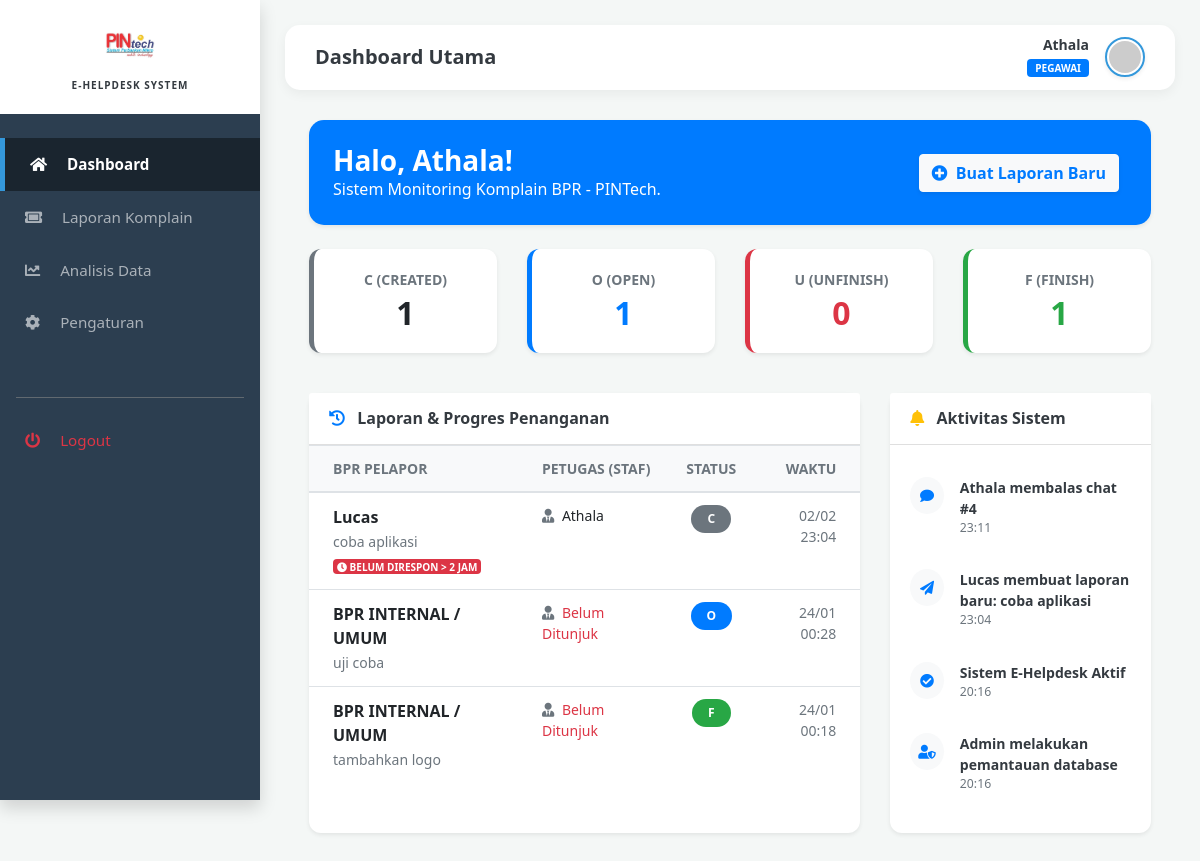
The page /dashboard.php (signed in) on the database its author committed.
### tables this page shows
CREATE TABLE `chat` (
  `id_chat` int(11) NOT NULL,
  `id_bpr` int(11) DEFAULT NULL,
  `id_pegawai` int(11) DEFAULT NULL,
  `judul_masalah` varchar(200) DEFAULT NULL,
  `foto` varchar(255) DEFAULT NULL,
  `status` enum('C','O','U','F') DEFAULT 'C',
  `timestamp` datetime DEFAULT current_timestamp()
);

CREATE TABLE `bpr` (
  `id_bpr` int(11) NOT NULL,
  `nama_bpr` varchar(100) DEFAULT NULL,
  `username` varchar(50) DEFAULT NULL,
  `password` varchar(255) DEFAULT NULL,
  `id_pegawai` int(11) DEFAULT NULL,
  `email` varchar(100) DEFAULT NULL,
  `status_akun` enum('pending','aktif') DEFAULT 'pending'
);

CREATE TABLE `pegawai` (
  `id_pegawai` int(11) NOT NULL,
  `nama` varchar(100) DEFAULT NULL,
  `role` enum('admin','pegawai','supervisor') DEFAULT NULL,
  `username` varchar(50) DEFAULT NULL,
  `password` varchar(255) DEFAULT NULL,
  `status_akun` enum('pending','aktif') DEFAULT 'aktif'
);

CREATE TABLE `activity_log` (
  `id_log` int(11) NOT NULL,
  `keterangan` text DEFAULT NULL,
  `icon` varchar(50) DEFAULT NULL,
  `warna` varchar(20) DEFAULT NULL,
  `timestamp` datetime DEFAULT current_timestamp()
);

### dashboard.php (the view, shortened to what this page needs)
<?php
include 'config.php';
include 'menu.php';
$id_user = $_SESSION['id_user'];
$role = $_SESSION['role'];
$filter_kpi = ($role == 'bpr') ? "WHERE id_bpr = '$id_user'" : "";
$res_c = mysqli_fetch_assoc(mysqli_query($conn, "SELECT COUNT(*) as total FROM chat $filter_kpi " . ($filter_kpi ? "AND" : "WHERE") . " status='C'"))['total'];
$res_o = mysqli_fetch_assoc(mysqli_query($conn, "SELECT COUNT(*) as total FROM chat $filter_kpi " . ($filter_kpi ? "AND" : "WHERE") . " status='O'"))['total'];
$res_u = mysqli_fetch_assoc(mysqli_query($conn, "SELECT COUNT(*) as total FROM chat $filter_kpi " . ($filter_kpi ? "AND" : "WHERE") . " status='U'"))['total'];
$res_f = mysqli_fetch_assoc(mysqli_query($conn, "SELECT COUNT(*) as total FROM chat $filter_kpi " . ($filter_kpi ? "AND" : "WHERE") . " status='F'"))['total'];
?>
<div class="container-fluid px-4">
    <div class="row mb-4">
        <div class="col-md-12">
            <div class="card bg-primary text-white p-4 border-0 shadow-sm" style="border-radius: 15px;">
                <div class="d-flex justify-content-between align-items-center flex-wrap">
                    <div>
                        <h3 class="mb-0 font-weight-bold text-white">Halo, <?php echo $_SESSION['nama']; ?>!</h3>
                        <p class="mb-0 opacity-75">Sistem Monitoring Komplain BPR - PINTech.</p>
                    </div>
                    <div class="py-2">
                        <button class="btn btn-light font-weight-bold shadow-sm mr-2 text-primary" data-toggle="modal" data-target="#modalLapor">
                            <i class="fas fa-plus-circle mr-1"></i> Buat Laporan Baru
                        </button>
                    </div>
                </div>
            </div>
        </div>
    </div>
    <div class="row mb-4 text-center">
        <div class="col-md-3 mb-3">
            <div class="card border-0 shadow-sm h-100" style="border-radius: 12px; border-left: 5px solid #6c757d !important;">
                <div class="card-body">
                    <div class="text-muted small font-weight-bold text-uppercase mb-1">C (Created)</div>
                    <h2 class="font-weight-bold mb-0"><?php echo $res_c; ?></h2>
                </div>
            </div>
        </div>
        <div class="col-md-3 mb-3">
            <div class="card border-0 shadow-sm h-100" style="border-radius: 12px; border-left: 5px solid #007bff !important;">
                <div class="card-body text-primary">
                    <div class="text-muted small font-weight-bold text-uppercase mb-1">O (Open)</div>
                    <h2 class="font-weight-bold mb-0"><?php echo $res_o; ?></h2>
                </div>
            </div>
        </div>
        <div class="col-md-3 mb-3">
            <div class="card border-0 shadow-sm h-100" style="border-radius: 12px; border-left: 5px solid #dc3545 !important;">
                <div class="card-body text-danger">
                    <div class="text-muted small font-weight-bold text-uppercase mb-1">U (Unfinish)</div>
                    <h2 class="font-weight-bold mb-0"><?php echo $res_u; ?></h2>
                </div>
            </div>
        </div>
        <div class="col-md-3 mb-3">
            <div class="card border-0 shadow-sm h-100" style="border-radius: 12px; border-left: 5px solid #28a745 !important;">
                <div class="card-body text-success">
                    <div class="text-muted small font-weight-bold text-uppercase mb-1">F (Finish)</div>
                    <h2 class="font-weight-bold mb-0"><?php echo $res_f; ?></h2>
                </div>
            </div>
        </div>
    </div>
    <div class="row">
        <div class="col-md-8 mb-4">
            <div class="card shadow-sm border-0 h-100" style="border-radius: 12px;">
                <div class="card-header bg-white py-3">
                    <h6 class="m-0 font-weight-bold text-dark"><i class="fas fa-history mr-2 text-primary"></i> Laporan & Progres Penanganan</h6>
                </div>
                <div class="card-body p-0">
                    <div class="table-responsive">
                        <table class="table table-hover mb-0">
                            <thead class="bg-light">
                                <tr class="small text-muted text-uppercase">
                                    <th class="pl-4"><?php echo ($role == 'bpr') ? 'Masalah' : 'BPR Pelapor'; ?></th>
                                    <th>Petugas (Staf)</th>
                                    <th class="text-center">Status</th>
                                    <th class="text-right pr-4">Waktu</th>
                                </tr>
                            </thead>
                            <tbody>
                                <?php
                                if($role == 'bpr') {
                                    $sql = "SELECT chat.*, bpr.nama_bpr, pegawai.nama as nama_staf
                                            FROM chat
                                            JOIN bpr ON chat.id_bpr = bpr.id_bpr
                                            LEFT JOIN pegawai ON chat.id_pegawai = pegawai.id_pegawai
                                            WHERE chat.id_bpr = '$id_user'
                                            ORDER BY timestamp DESC LIMIT 10";
                                } else {
                                    $sql = "SELECT chat.*, bpr.nama_bpr, pegawai.nama as nama_staf
                                            FROM chat
                                            JOIN bpr ON chat.id_bpr = bpr.id_bpr
                                            LEFT JOIN pegawai ON chat.id_pegawai = pegawai.id_pegawai
                                            ORDER BY timestamp DESC LIMIT 10";
                                }
                                $chat_res = mysqli_query($conn, $sql);
                                if(mysqli_num_rows($chat_res) > 0){
                                    while($c = mysqli_fetch_array($chat_res)){
                                        $badge = ($c['status']=='C'?'secondary':($c['status']=='O'?'primary':($c['status']=='U'?'danger':'success')));
                                        $notif_sla = "";
                                        if($c['status'] == 'C'){
                                            $waktu_lapor = strtotime($c['timestamp']);
                                            $diff = (time() - $waktu_lapor) / 3600;
                                            if($diff > 2){
                                                $notif_sla = '<br><span class="badge badge-danger small" style="font-size:10px;"><i class="fas fa-clock"></i> BELUM DIRESPON > 2 JAM</span>';
                                            }
                                        }
                                ?>
                                <tr onclick="window.location='detail_chat.php?id=<?php echo $c['id_chat']; ?>'" style="cursor:pointer">
                                    <td class="pl-4">
                                        <strong><?php echo ($role == 'bpr') ? $c['judul_masalah'] : $c['nama_bpr']; ?></strong>
                                        <?php if($role != 'bpr') echo "<br><small class='text-muted'>".$c['judul_masalah']."</small>"; ?>
                                        <?php echo $notif_sla; ?>
                                    </td>
                                    <td class="small">
                                        <i class="fas fa-user-tie text-muted mr-1"></i>
                                        <?php echo $c['nama_staf'] ? $c['nama_staf'] : '<span class="text-danger">Belum Ditunjuk</span>'; ?>
                                    </td>
                                    <td class="text-center">
                                        <span class="badge badge-pill badge-<?php echo $badge; ?> px-3 py-2"><?php echo $c['status']; ?></span>
                                    </td>
                                    <td class="text-right small text-muted pr-4">
                                        <?php echo date('d/m H:i', strtotime($c['timestamp'])); ?>
                                    </td>
                                </tr>
                                <?php } } else { echo "<tr><td colspan='4' class='text-center py-5 text-muted'>Belum ada data komplain.</td></tr>"; } ?>
                            </tbody>
                        </table>
                    </div>
                </div>
            </div>
        </div>
        <div class="col-md-4 mb-4">
            <div class="card shadow-sm border-0 h-100" style="border-radius: 12px;">
                <div class="card-header bg-white py-3">
                    <h6 class="m-0 font-weight-bold text-dark"><i class="fas fa-bell mr-2 text-warning"></i> Aktivitas Sistem</h6>
                </div>
                <div class="card-body overflow-auto" style="max-height: 450px;">
                    <ul class="list-group list-group-flush small">
                        <?php
                        $logs = mysqli_query($conn, "SELECT * FROM activity_log ORDER BY timestamp DESC LIMIT 8");
                        while($l = mysqli_fetch_array($logs)){
                        ?>
                        <li class="list-group-item px-0 border-0 d-flex align-items-start mb-2">
                            <div class="bg-light text-primary p-2 rounded-circle mr-3"><i class="fas <?php echo $l['icon']; ?> fa-fw"></i></div>
                            <div>
                                <div class="font-weight-bold text-dark"><?php echo $l['keterangan']; ?></div>
                                <div class="text-muted small"><?php echo date('H:i', strtotime($l['timestamp'])); ?></div>
                            </div>
                        </li>
                        <?php } ?>
                    </ul>
                </div>
            </div>
        </div>
    </div>
</div>
</body>
</html>

### menu.php (style rules this page uses)
:root { --sidebar-width: 260px; --primary-color: #3498db; --dark-bg: #2c3e50; }
body { background-color: #f4f7f6; font-family: 'Segoe UI', Tahoma, Geneva, Verdana, sans-serif; overflow-x: hidden; }

### rows shown on the page
chat: id_bpr.nama_bpr "Lucas", judul_masalah "coba aplikasi", shows "BELUM DIRESPON > 2 JAM", id_pegawai.nama "Athala", status "C", timestamp "02/02 23:04"
chat: id_bpr.nama_bpr "BPR INTERNAL / UMUM", judul_masalah "uji coba", shows "Belum Ditunjuk", status "O", timestamp "24/01 00:28"
chat: id_bpr.nama_bpr "BPR INTERNAL / UMUM", judul_masalah "tambahkan logo", shows "Belum Ditunjuk", status "F", timestamp "24/01 00:18"
activity_log: keterangan "Athala membalas chat #4", timestamp "23:11"
activity_log: keterangan "Lucas membuat laporan baru: coba aplikasi", timestamp "23:04"
activity_log: keterangan "Sistem E-Helpdesk Aktif", timestamp "20:16"
activity_log: keterangan "Admin melakukan pemantauan database", timestamp "20:16"

### other values the page prints
$_SESSION['nama'] "Athala"
$_SESSION['role'] "PEGAWAI"
$res_c "1"
$res_o "1"
$res_u "0"
$res_f "1"
